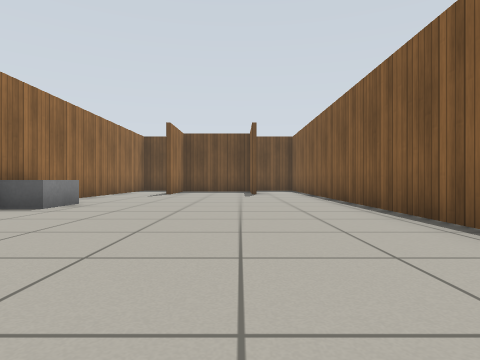
View 1 (above)

16 first-person views from a walk through a robot-simulator world made for Gazebo. The camera is 0.5 m above the floor, looks level and sees 75° across. Floor lines are 1 m apart. The floor is counted in squares, 1 m on a side. Each view is taken from the middle of a square. On the plan, view 1 faces up. The plan holds only what a view shows up to about 9 squares ahead; the rest is blank. Gazebo's built-in surfaces are drawn with simple patterns.

View 2
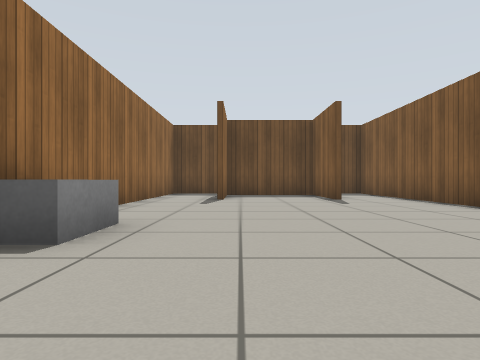

View 3
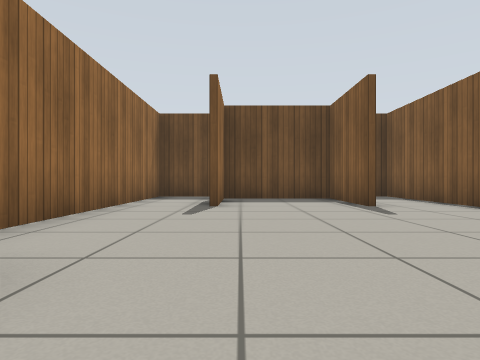

View 4
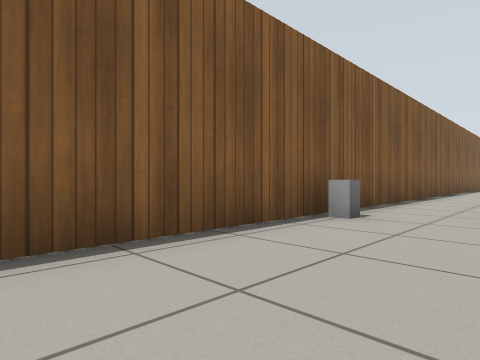

View 5
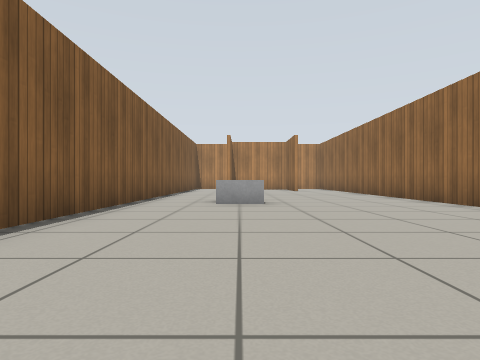

View 6
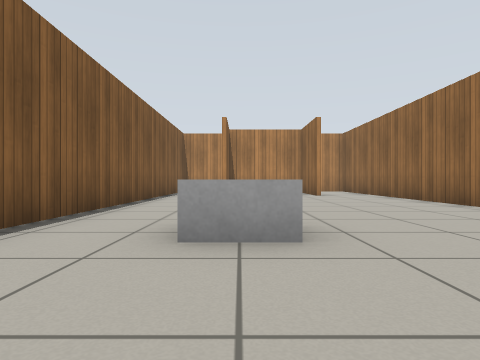

View 7
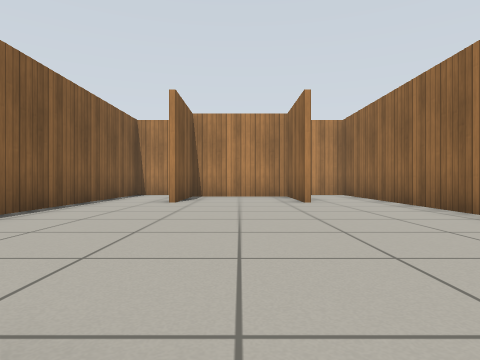

View 8
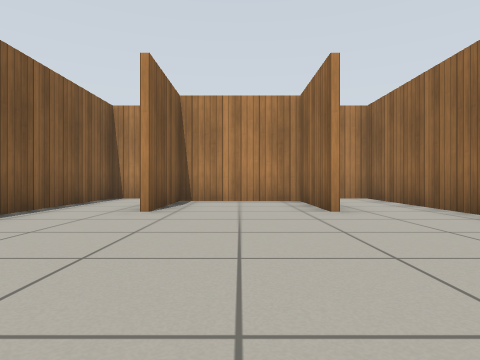

View 9
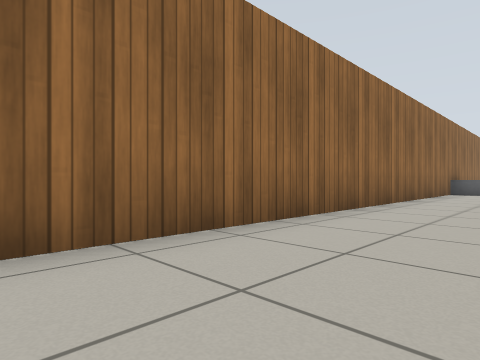

View 10
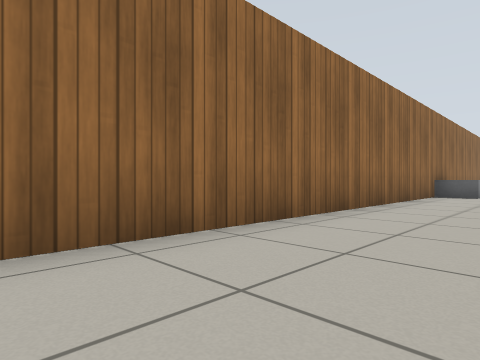

View 11
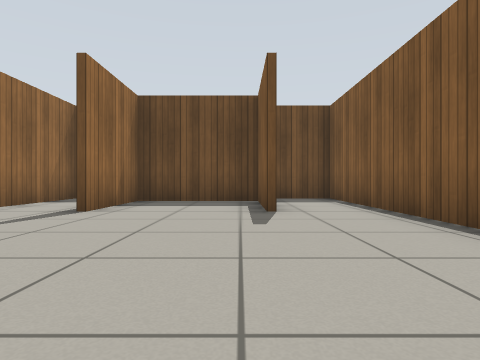

View 12
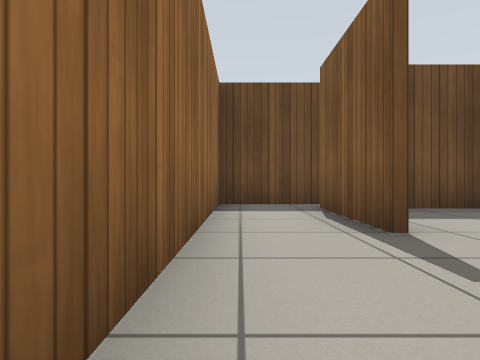

View 13
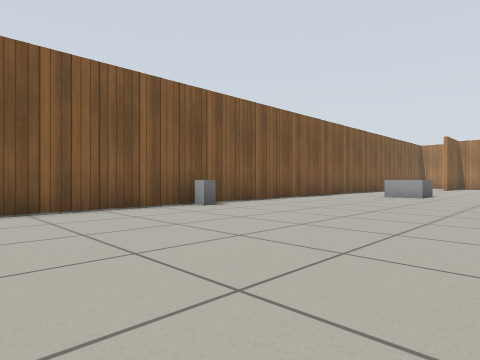

View 14
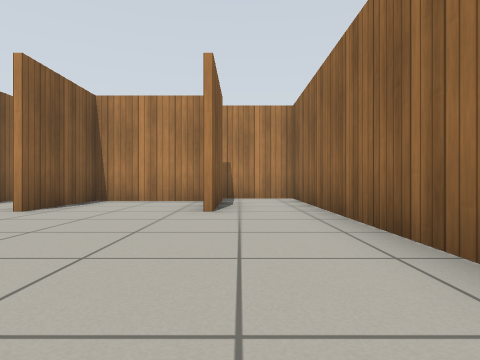

View 15
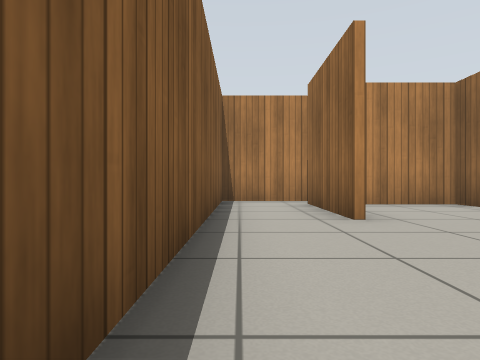

View 16
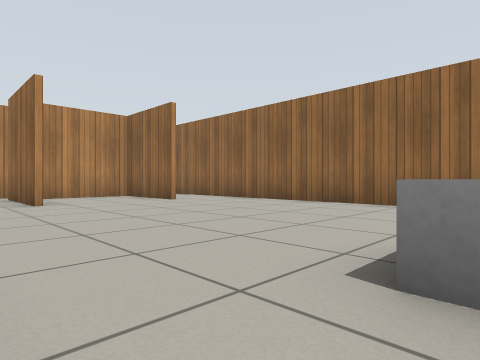

### Floor plan
Points are (right, up) in squares from view 1. A wall is a line through its corners. A room is listed if a view was taken in it or the views show most of it. See-through windows are left out.
Room 1 (views 1, 2, 3, 4, 5, 6, 7, 8, 9, 10, 11, 12, 13, 14, 15, 16)
walls: (-4.4, 5.1) (-4.4, -15.4) (-2.5, -15.4); (-2.4, -11.9) (-2.4, -14.4) (0.4, -14.4) (0.4, -11.9); (0.6, -11.9) (0.6, -14.6); (0.4, 10.9) (0.4, 13.4) (-2.4, 13.4) (-2.4, 10.9); (-2.6, 10.9) (-2.6, 13.6); (-2.6, -14.5) (-2.6, -11.9); (0.4, -15.4) (2.4, -15.4) (2.4, 14.4) (1, 14.4); (-4.4, 13.4) (-4.4, 6.6)
ways out: opening at (-4, 14)
objects: grey box (-5, 6) to (-4, 6); grey box (0, -5); grey post (2, 1)

Where each view was taken, in squares from view 1:
view 1: 0 up, 0 right, facing up
view 2: 3 up, 2 left, facing up
view 3: 5 up, 2 left, facing up
view 4: 5 up, 0 right, facing down-right
view 5: 2 up, 0 right, facing down
view 6: 2 down, 0 right, facing down
view 7: 5 down, 1 left, facing down
view 8: 7 down, 1 left, facing down
view 9: 7 down, 2 left, facing up-left
view 10: 5 down, 2 left, facing up-left
view 11: 6 up, 0 right, facing up
view 12: 8 up, 4 left, facing up
view 13: 5 up, 3 left, facing down-right
view 14: 7 down, 3 left, facing down
view 15: 8 down, 2 right, facing down
view 16: 5 down, 2 right, facing down-left
